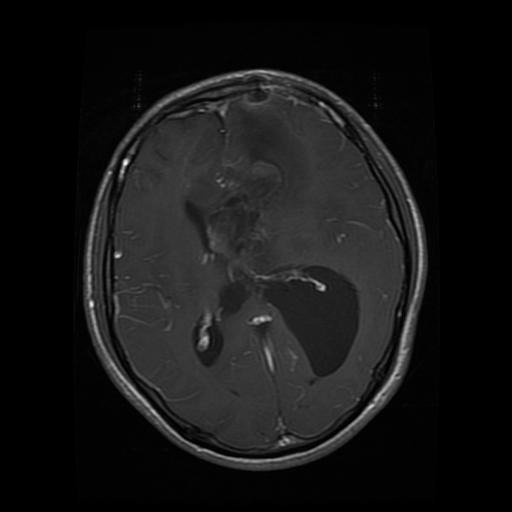
#> input picture Training/glioma/Tr-gl_0072.jpg, 512 x 512 px, found by its file name; its folder holds 3 pictures in this run
$ python '# train_end_to_end.py'
#> lines starting #> are read from the running program, lines starting #| are printed output that depends on the picture
import os
import cv2
import numpy as np
from tqdm import tqdm
from datetime import datetime

from sklearn.metrics import accuracy_score, confusion_matrix, classification_report
from sklearn.model_selection import train_test_split
from sklearn.preprocessing import LabelEncoder

from skimage.feature import hog
import xgboost as xgb

# -------------------------
# CONFIG
# -------------------------
DATA_ROOT = r"D:\my project\archive"
TRAIN_DIR = os.path.join(DATA_ROOT, "Training")
TEST_DIR  = os.path.join(DATA_ROOT, "Testing")

CLASSES = ["glioma", "meningioma", "notumor", "pituitary"]
IMG_SIZE = 224
RANDOM_SEED = 42

np.random.seed(RANDOM_SEED)


# -------------------------
# IMAGE → FEATURES
# -------------------------
def preprocess_image(path):
    img = cv2.imread(path, cv2.IMREAD_GRAYSCALE)
    if img is None:
        raise ValueError(f"Error reading: {path}")

    img = cv2.resize(img, (IMG_SIZE, IMG_SIZE))
    img = cv2.GaussianBlur(img, (5,5), 0)
    img = cv2.equalizeHist(img)
    img = img.astype("float32") / 255.0
    return img


# -------------------------
# HOG FEATURE EXTRACTION
# -------------------------
def extract_hog_features(img):
    features = hog(img,
                   orientations=9,
                   pixels_per_cell=(16, 16),
                   cells_per_block=(2, 2),
                   block_norm='L2-Hys')
    return features


# -------------------------
# LOAD DATASET
# -------------------------
def load_dataset(directory):
    X, y = [], []

    for label, cls_name in enumerate(CLASSES):
        cls_dir = os.path.join(directory, cls_name)

        if not os.path.isdir(cls_dir):
            print(f"WARNING: Missing: {cls_dir}")
            continue

        files = [f for f in os.listdir(cls_dir) if f.lower().endswith(('.jpg','.jpeg','.png'))]
        print(f"⏳ Loading {cls_name}: {len(files)} images")

        for f in tqdm(files, desc=f"Processing {cls_name}"):
            path = os.path.join(cls_dir, f)
            try:
                img = preprocess_image(path)
                feat = extract_hog_features(img)
                X.append(feat)
                y.append(label)
            except:
                print("Skipped:", path)

    return np.array(X), np.array(y)


# -------------------------
# MAIN PIPELINE
# -------------------------
def main():
    print("Loading TRAIN dataset...")
    X_train_all, y_train_all = load_dataset(TRAIN_DIR)
#> in preprocess_image, img is the input picture: shape (512, 512); min 0, max 253, mean 22.1
#> in preprocess_image, `img = cv2.equalizeHist(img)`:
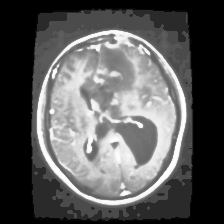
#> img: shape (224, 224); min 0, max 255, mean 90.3
#> in extract_hog_features, `features = hog(img, orientations=9, pixels_per_cell=(16, 16), cells_pe..`: features = 6084 values, max 1 at index 918, min 0 at index 0, mean 0.0987
#> in load_dataset, `feat = extract_hog_features(img)`: feat has the same summary as features in extract_hog_features
#> pass 2 of the loop in load_dataset, `for label, cls_name in enumerate(CLASSES):`:
#> files = ['Tr-me_0013.jpg']
#| ⏳ Loading meningioma: 1 images
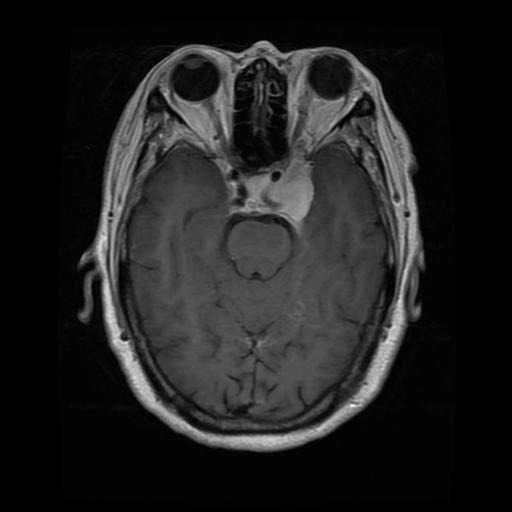
#> input picture Training/meningioma/Tr-me_0013.jpg, 512 x 512 px, found by its file name
#> in preprocess_image, img is the input picture: shape (512, 512); min 0, max 255, mean 32.6
#> in preprocess_image (call 4), `img = cv2.GaussianBlur(img, (5,5), 0)`:
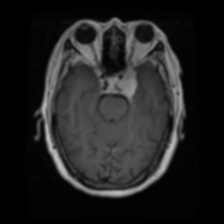
#> img: shape (224, 224); min 0, max 190, mean 32.5
#> in preprocess_image (call 4), `img = cv2.equalizeHist(img)`:
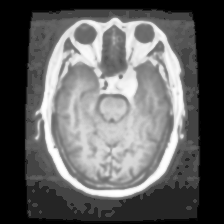
#> img: shape (224, 224); min 0, max 255, mean 97.2
#> feat = 6084 values, max 0.662 at index 3285, min 0 at index 0, mean 0.11

    print("\nLoading TEST dataset...")
    X_test, y_test = load_dataset(TEST_DIR)
#| ⏳ Loading glioma: 3 images
#> pass 2 of the loop in load_dataset, `for label, cls_name in enumerate(CLASSES):`:
#| ⏳ Loading meningioma: 1 images

    print("\nSplitting train-val...")
#> (the run stopped early here; a loop or call above may not have finished)
